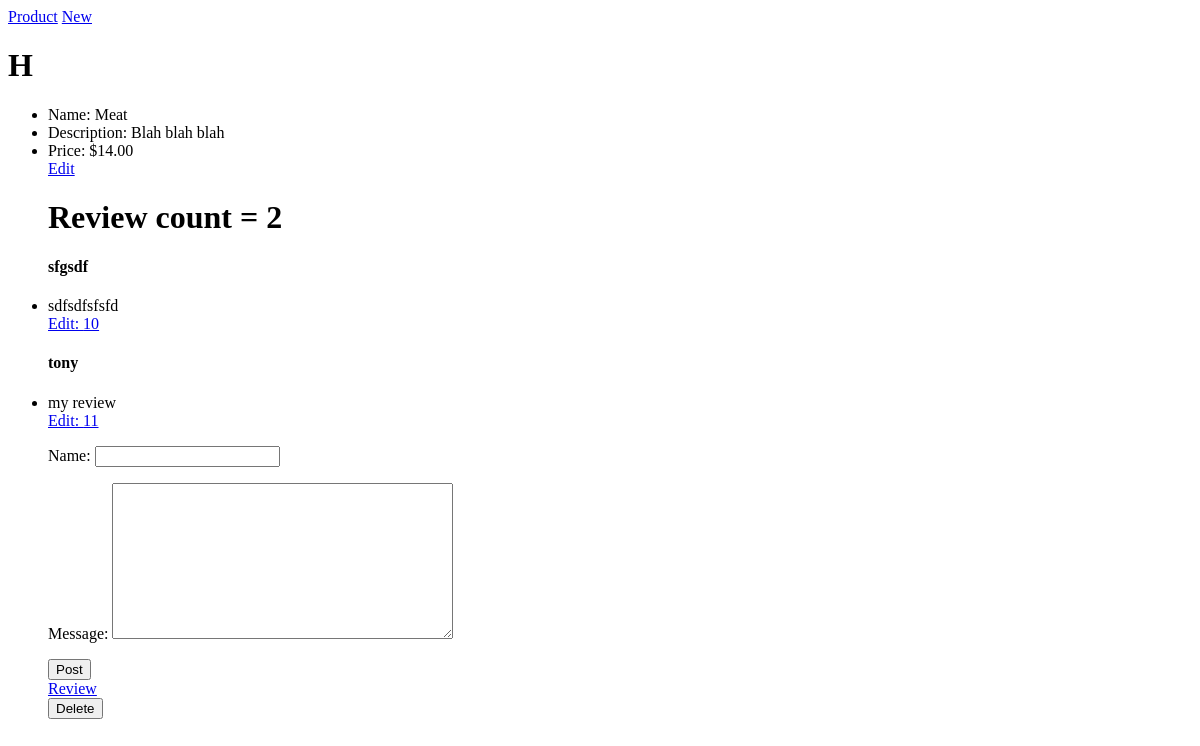
Page /products/59 on the earlier database version.
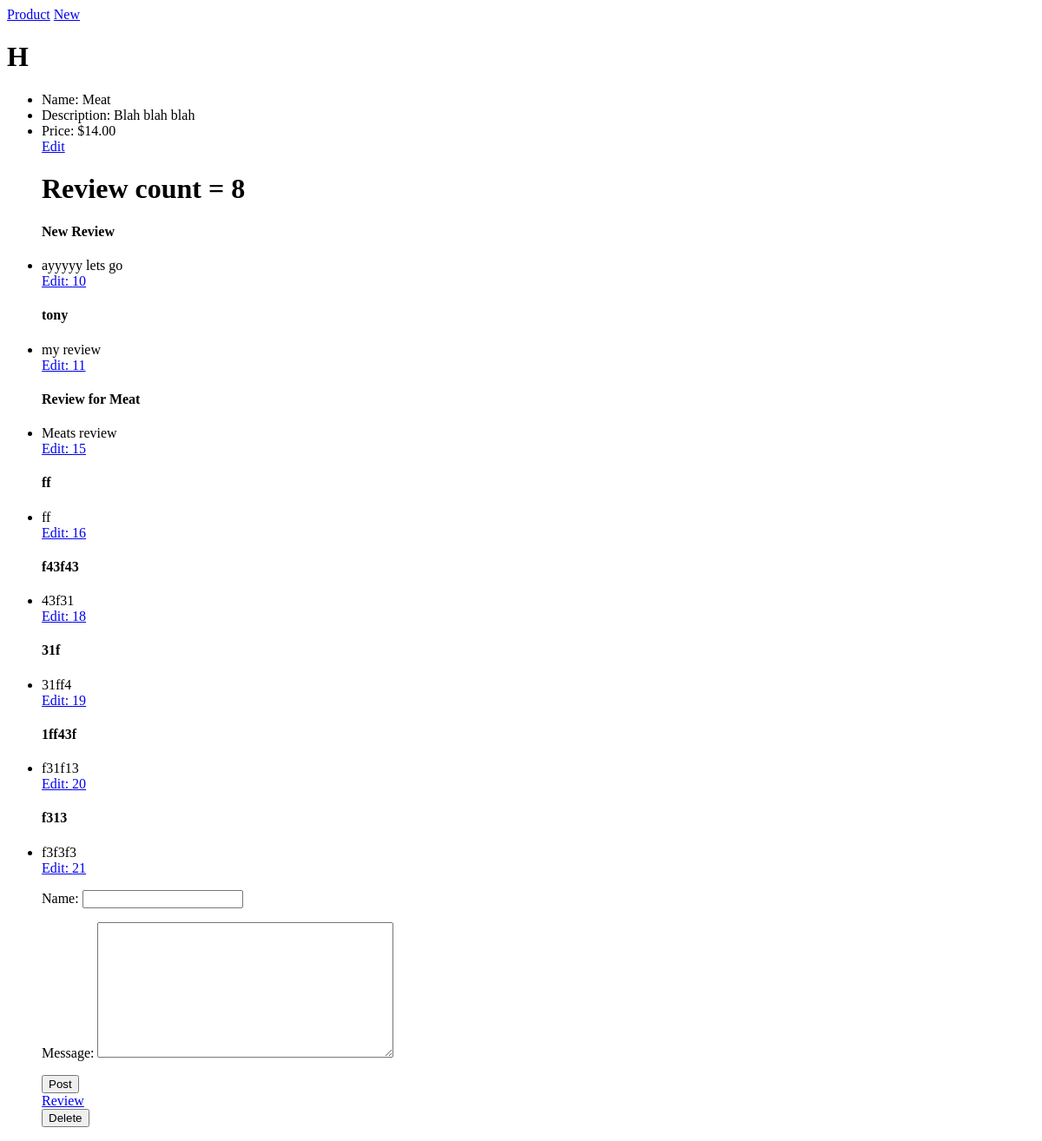
Same page on the later database version.
### rainforest/models.py (models this page shows, shortened)
class Product(models.Model):
	name = models.CharField(max_length=255)
	description = models.TextField(max_length=500, validators=[min_length])
	price = models.IntegerField()
	def price_in_dollars(self):
		dollars = self.price
		return "${:.2f}".format(dollars)

class Review(models.Model):
	name = models.CharField(max_length=255)
	message = models.TextField()
	product = models.ForeignKey(Product, on_delete=models.CASCADE, related_name='reviews')

### rainforest/views.py (the view)
# urls.py: path('products/<int:id>',products_show, name='products_show'),
def products_show(request, id):
	product = Product.objects.get(pk=id)
	reviews = product.reviews.all()
	if request.method == 'POST':
		review_form = ReviewForm(request.POST)
		if review_form.is_valid():
			new_review = review_form.save()
			return HttpResponseRedirect('/products/{}'.format(id))
		else:
			pass
	else:
		review_form = ReviewForm(initial={'product': id})
	context = {
		'product': product,
		'reviews': reviews,
		'review_form': review_form
	}
	return render(request, 'product.html', context)

### rainforest/forms.py
class ReviewForm(forms.ModelForm):
	class Meta:
		model = Review
		widgets = { 'product': forms.HiddenInput() }
		fields = ['name', 'message', 'product']

### rainforest/templates/product.html (shortened to what this page needs)
{% extends 'base.html'%}
{% block content %}
<h1>H</h1>
<ul>
<li>Name: {{ product.name }}</li>
<li>Description: {{product.description}}</li>
<li>Price: {{product.price_in_dollars}}</li>
<a href="{% url 'product_edit' id=product.pk %}">Edit</a>
<h1>Review count = {{ product.reviews.count }}</h1>
  {% for review in reviews %}
    <h4>{{ review.name }}</h4>
    <li>{{ review.message }}</li>
    <a href="{% url 'edit_review' id=review.id %}">Edit: {{review.id}}</a>
  {% endfor %}
<form action="{% url 'products_show' id=product.pk %}" method="post">
  {{ review_form.as_p }}
  <input type="submit" name="" value="Post">
</form>
<a href="{% url 'product_review' id=product.id %}">Review</a>
<form action="{% url 'product_delete' id=product.pk %}" method="post">
  <input type="submit" name="" value="Delete">
</form>
</ul>
{% endblock %}

Differences in the rows shown:
computed for Product "Meat": reviews.count "2" → "8"
changed Review id 10: name "sfgsdf" → "New Review"; message "sdfsdfsfsfd" → "ayyyyy lets go"
added Review: name "Review for Meat", message "Meats review", id "15"
added Review: name "ff", message "ff", id "16"
added Review: name "f43f43", message "43f31", id "18"
added Review: name "31f", message "31ff4", id "19"
added Review: name "1ff43f", message "f31f13", id "20"
added Review: name "f313", message "f3f3f3", id "21"
